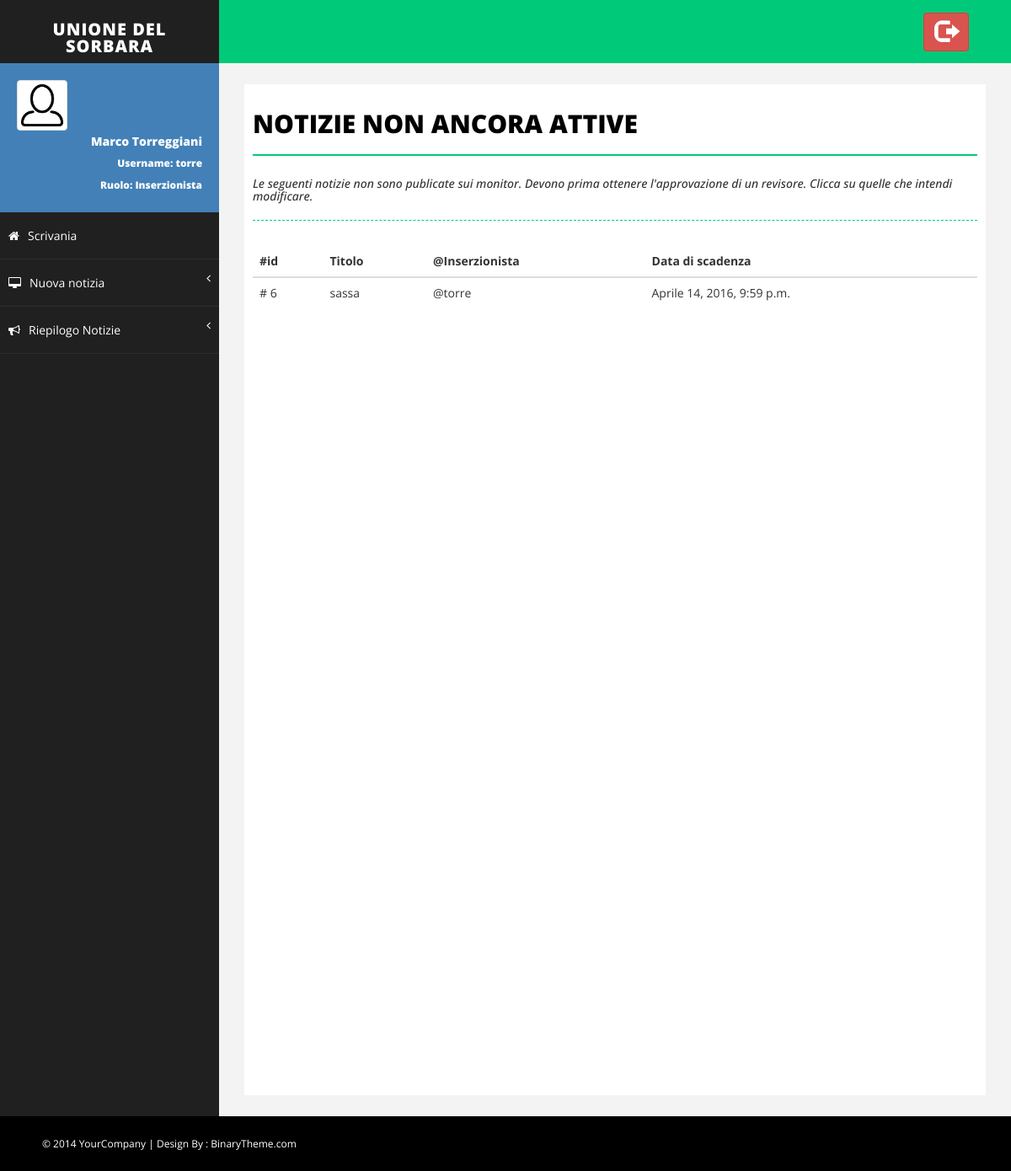
Page /notizie/scadute/ (signed in) on the earlier database version.
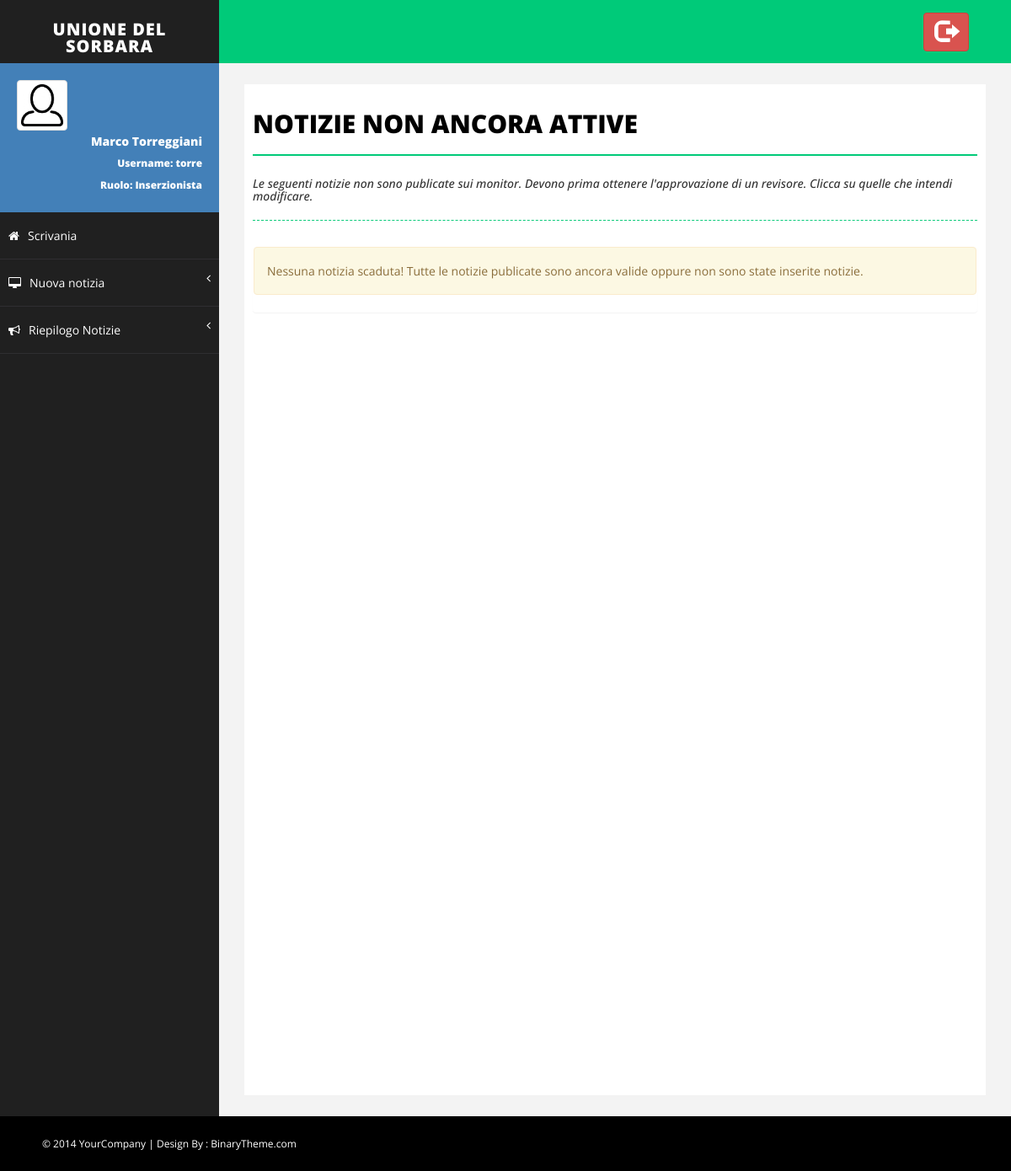
Same page on the later database version.
### Monitor/models.py (models this page shows, shortened)
class Notizia(models.Model):
    titolo = models.CharField(max_length=settings.MAX_LUN_TITOLO)
    descrizione = models.TextField(max_length=settings.MAX_LUN_DESCRIZIONE)
    immagine = models.ImageField(upload_to=get_nome_immagine_notizia, default=None)
    approvata = models.BooleanField(default=False)
    inserzionista = models.ForeignKey(MyUser)
    data_inserimento = models.DateTimeField(default=timezone.now)
    data_scadenza = models.DateTimeField(default=timezone.now()+datetime.timedelta(days=15))

class MyUser(AbstractUser):
    foto_profilo = models.ImageField(upload_to=get_nome_immagine_utente, default=settings.NO_PROFILO)

### Monitor/views.py (the view)
# urls.py: url(r'^notizie/scadute/$', views.lista_notizie_scadute, name='lista_scadute'),
@login_required(login_url='/login')
def lista_notizie_scadute(request):
    notizie = [notizia for notizia in Notizia.objects.all() if notizia.data_scadenza < timezone.now()]
    return render(request, 'Monitor/notizie_scadute.html', {'notizie': notizie})

### Monitor/templates/Monitor/notizie_scadute.html
{% extends 'Monitor/base.html' %}
{% load Monitor_extras %}
{% block body %}
    <div id="page-inner">
        <div class="row">
            <div class="col-md-12">
                <h1 class="page-head-line">Notizie Non ancora Attive</h1>
                <h1 class="page-subhead-line">Le seguenti notizie non sono publicate sui monitor.
                    Devono prima ottenere l'approvazione di un revisore.
                    Clicca su quelle che intendi modificare.</h1>
            </div>
        </div>
        {% if notizie|length == 0 %}
            <div class="panel">
                <div class="alert alert-warning" role="alert">
                    Nessuna notizia scaduta!
                    Tutte le notizie publicate sono ancora valide oppure non sono state inserite notizie.
                </div>
            </div>
        {% else %}
            <div class="table-responsive">
                <table class="table table-hover">
                    <thead>
                        <tr>
                            <th>#id</th>
                            <th>Titolo</th>
                            <th>@Inserzionista</th>
                            <th>Data di scadenza</th>
                        </tr>
                    </thead>
                    <tbody>
                        {% for notizia in notizie %}
                            {% if request.user|has_group:"Inserzionista" %}
                            <tr onclick = "location.href='{% url 'Monitor:modifica_notizia' notizia.id %}'">
                            {% else %}
                            <tr onclick = "location.href='{% url 'Monitor:approva_notizia' notizia.id %}'">
                            {% endif %}
                                <td># {{ notizia.id }}</td>
                                <td>{{ notizia.titolo }}</td>
                                <td>@{{ notizia.inserzionista }}</td>
                                <td>{{ notizia.data_scadenza }}</td>
                            </tr>
                        {% endfor %}
                    </tbody>
                </table>
            </div>
        {% endif %}
    </div>
{% endblock %}

Differences in the rows shown:
no longer on this page (row edited): Notizia: id "6", titolo "sassa", inserzionista "torre", data_scadenza "Aprile 14, 2016, 9:59 p.m."
Other differences:
text no longer shown: "#id Titolo @Inserzionista Data di scadenza"
text now shown: "Nessuna notizia scaduta! Tutte le notizie publicate sono ancora valide oppure non sono state inserite notizie."
